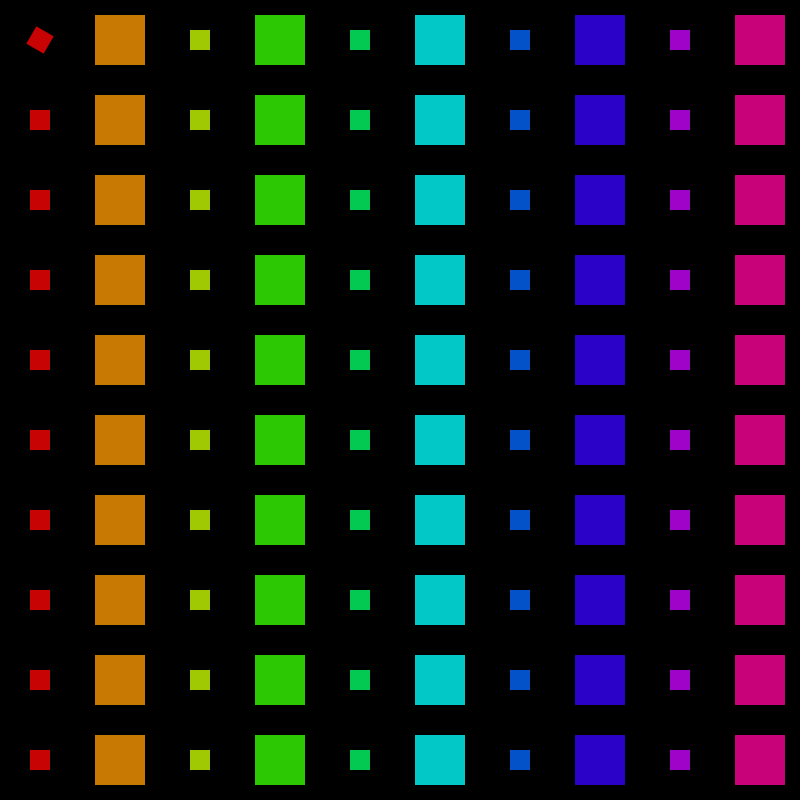
Frame 1 (no input)
Frame 60 (the mouse pressed at the canvas centre just before this capture): identical to frame 1, image omitted
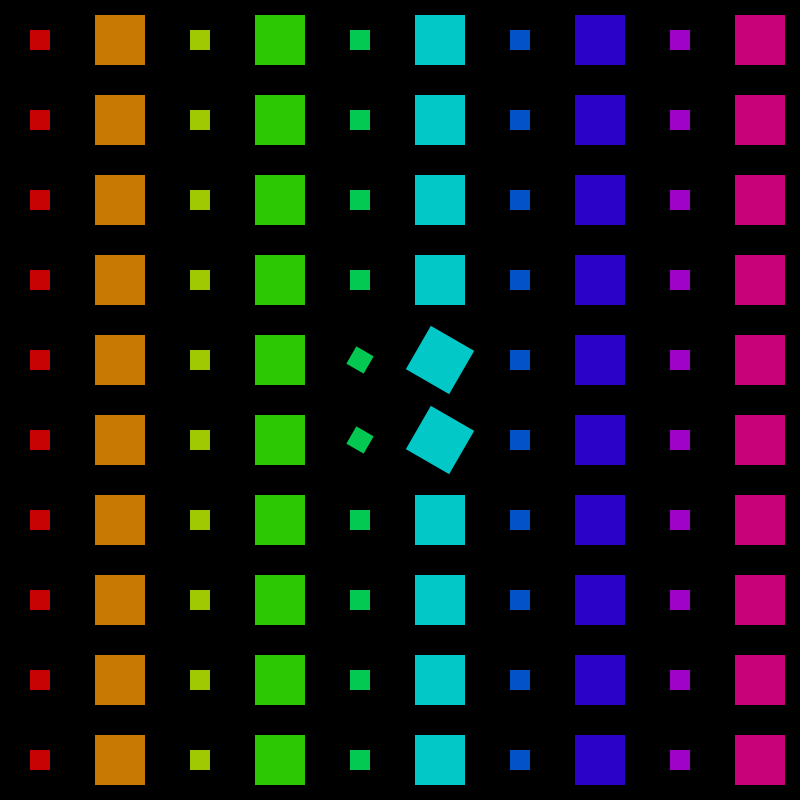
Frame 120 (the mouse held since frame 60 and released just before this capture)

The Processing sketch that drew these frames (run headless with seeded random() and noise(); from frame 60 on, the mouse is pressed at the canvas centre):

// Processing sketch: sketch_1
// ── sketch_1.pde
//setup 10x10 objects in array
int gridW = 10;
int gridH = 10;
int [][] sizes = new int[gridW][gridH];
float[][] colors = new float [gridW][gridH];
boolean [][] isRotate = new boolean [gridW][gridH];

void setup() {
  size(800, 800);
  noStroke();
  rectMode(CENTER);
  colorMode (HSB);
  //hue saturation brightness

  for (int i = 0; i < gridW; i++) {
    for (int j = 0; j < gridH; j++) {


      //create if statement to control sizes of square
      //divide the width size of canvas
      if ( i % 2 ==0 ) {
        sizes [i][j] = 20;
      } else {
        sizes [i][j] = 50;
      }
      //stores values of hue 
      colors [i][j] = map(i, 0, gridW, 0, 255);
      isRotate [i][j] = false;
    }
  }
}


void draw() {
  background(0);
  for (int i = 0; i < gridW; i++) {
    for (int j = 0; j < gridH; j++) {
      //control of H S B variables
      fill (colors[i][j], 250, 200);

      float w = width/gridW;
      float h = height/gridH;
      float xPos = i * width/gridW + w/2;
      float yPos = j * height/gridH + h/2;
      //add sizes we changed - allows it to change size!!!
      //otherwise it will be the same size

      // means mouse is hovering on the square
      if (mouseX >= xPos-w/2 && mouseX<=xPos + w/2 && mouseY >= yPos-h/2 && mouseY<=yPos+ h/2) {
        isRotate [i][j]= true;
      } else {
        isRotate [i][j]= false;
      }
      if (isRotate[i][j]) { 
        pushMatrix();
        //makes roatae from center of square
        translate (xPos, yPos);
        rotate(PI/6);
        //puts back to normal in the start
        translate(-xPos, -yPos);
        rect(xPos, yPos, sizes [i][j], sizes [i][j]);
        popMatrix();
      } else {
        pushMatrix();
        rect(xPos, yPos, sizes [i][j], sizes [i][j]);
        popMatrix();
      }
    }
  }
}
